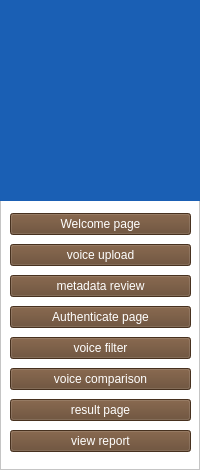
        <widget class="QFrame" name="frame_left_menu">
         <property name="minimumSize">
          <size>
           <width>200</width>
           <height>0</height>
          </size>
         </property>
         <property name="maximumSize">
          <size>
           <width>70</width>
           <height>16777215</height>
          </size>
         </property>
         <property name="styleSheet">
          <string notr="true">color: rgb(0, 0, 0);
background-color: rgb(255, 255, 255);</string>
         </property>
         <property name="frameShape">
          <enum>QFrame::StyledPanel</enum>
         </property>
         <property name="frameShadow">
          <enum>QFrame::Raised</enum>
         </property>
         <widget class="QLabel" name="label_7">
          <property name="geometry">
           <rect>
            <x>0</x>
            <y>0</y>
            <width>201</width>
            <height>201</height>
           </rect>
          </property>
          <property name="styleSheet">
           <string notr="true">background-color: rgb(26, 95, 180);</string>
          </property>
          <property name="text">
           <string/>
          </property>
          <property name="pixmap">
           <pixmap resource="resources.qrc">:/images/new_logo.png</pixmap>
          </property>
          <property name="scaledContents">
           <bool>true</bool>
          </property>
         </widget>
         <widget class="QWidget" name="layoutWidget">
          <property name="geometry">
           <rect>
            <x>10</x>
            <y>210</y>
            <width>181</width>
            <height>251</height>
           </rect>
          </property>
          <layout class="QVBoxLayout" name="verticalLayout">
           <item>
            <widget class="QPushButton" name="pushButton_37">
             <property name="styleSheet">
              <string notr="true">background-color: rgb(99, 69, 44);
color: rgb(255, 255, 255);</string>
             </property>
             <property name="text">
              <string>Welcome page</string>
             </property>
            </widget>
           </item>
           <item>
            <widget class="QPushButton" name="pushButton_17">
             <property name="styleSheet">
              <string notr="true">background-color: rgb(99, 69, 44);
color: rgb(255, 255, 255);</string>
             </property>
             <property name="text">
              <string>voice upload</string>
             </property>
            </widget>
           </item>
           <item>
            <widget class="QPushButton" name="pushButton_38">
             <property name="styleSheet">
              <string notr="true">background-color: rgb(99, 69, 44);
color: rgb(255, 255, 255);</string>
             </property>
             <property name="text">
              <string>metadata review</string>
             </property>
            </widget>
           </item>
           <item>
            <widget class="QPushButton" name="pushButton_39">
             <property name="styleSheet">
              <string notr="true">background-color: rgb(99, 69, 44);
color: rgb(255, 255, 255);</string>
             </property>
             <property name="text">
              <string>Authenticate page</string>
             </property>
            </widget>
           </item>
           <item>
            <widget class="QPushButton" name="pushButton_19">
             <property name="styleSheet">
              <string notr="true">background-color: rgb(99, 69, 44);
color: rgb(255, 255, 255);</string>
             </property>
             <property name="text">
              <string>voice filter</string>
             </property>
            </widget>
           </item>
           <item>
            <widget class="QPushButton" name="pushButton_22">
             <property name="styleSheet">
              <string notr="true">background-color: rgb(99, 69, 44);
color: rgb(255, 255, 255);</string>
             </property>
             <property name="text">
              <string>voice comparison</string>
             </property>
            </widget>
           </item>
           <item>
            <widget class="QPushButton" name="pushButton_23">
             <property name="styleSheet">
              <string notr="true">background-color: rgb(99, 69, 44);
color: rgb(255, 255, 255);</string>
             </property>
             <property name="text">
              <string>result page</string>
             </property>
            </widget>
           </item>
           <item>
            <widget class="QPushButton" name="pushButton_36">
             <property name="styleSheet">
              <string notr="true">background-color: rgb(99, 69, 44);
color: rgb(255, 255, 255);</string>
             </property>
             <property name="text">
              <string>view report</string>
             </property>
            </widget>
           </item>
          </layout>
         </widget>
        </widget>
